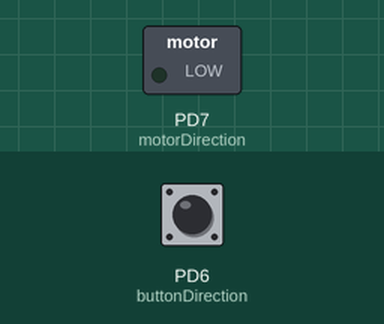
The program below on a simulated ATmega328P, built with avr-gcc and emulated at 16 MHz. Parts: switched loads named in the program (green lamp = pin HIGH). Inputs (shaded band) come from the test bench; at power-on: PD6 (buttonDirection) LOW.

Above: at 1.2 s.
1.3 s: PD6 (buttonDirection) pulled HIGH for 0.15 s
At 2.4 s:
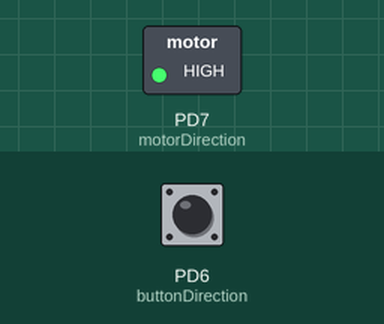
Timing chart, 0 to 12.8 s (numbered marks = the images above; inputs shaded):
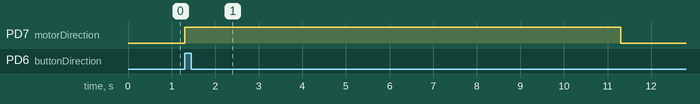

The program:

main.c
```c
/*
 * Desafio_Firmware_Nathania.c
 *
 * Created: 25-Oct-23 11:36:35
 * Author : Nathania Freitas
 */


#define F_CPU 16000000UL


#include <avr/io.h>
#include <util/delay.h>
#include <stdbool.h>


const int buttonDirection = DDD6;
const int motorDirection =  DDD7;

const int buttonPin = PIND6;

const int motorPort =  PORTD7;

bool buttonState = 0;
const int turnOffMilliseconds = 10000;

int setbit(int number, int position) {
	return number | (1 << position);
}

int unsetbit(int number, int position) {
	return number & ~(1 << position);
}

int main(void) {
	DDRD = unsetbit(DDRD, buttonDirection);
	DDRD = setbit(DDRD, motorDirection);
	PORTD = 0;

    while (1) {
		buttonState = (PIND & (1 << buttonPin));

		if (buttonState == 1) {
			PORTD = setbit(PORTD, motorPort);

			_delay_ms(turnOffMilliseconds);

			PORTD = unsetbit(PORTD, motorPort);
		}
    }
}
```

Measured:
- after the input at 1.3 s, PD7 (motorDirection): LOW → HIGH at once, → LOW 10.0 s later
